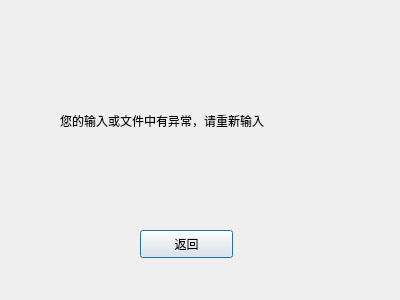
<?xml version="1.0" encoding="UTF-8"?>
<ui version="4.0">
 <class>Dialog</class>
 <widget class="QDialog" name="Dialog">
  <property name="geometry">
   <rect>
    <x>0</x>
    <y>0</y>
    <width>400</width>
    <height>300</height>
   </rect>
  </property>
  <property name="windowTitle">
   <string>Dialog</string>
  </property>
  <widget class="QPushButton" name="Button">
   <property name="geometry">
    <rect>
     <x>140</x>
     <y>230</y>
     <width>93</width>
     <height>28</height>
    </rect>
   </property>
   <property name="text">
    <string>返回</string>
   </property>
  </widget>
  <widget class="QLabel" name="label">
   <property name="geometry">
    <rect>
     <x>60</x>
     <y>40</y>
     <width>281</width>
     <height>161</height>
    </rect>
   </property>
   <property name="text">
    <string>您的输入或文件中有异常，请重新输入</string>
   </property>
  </widget>
 </widget>
 <resources/>
 <connections/>
</ui>
